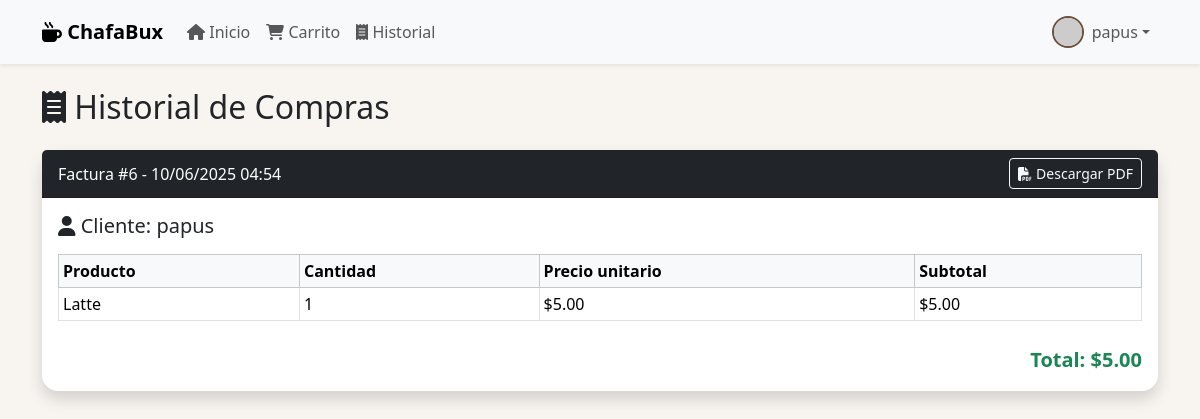
Page /historial/ (signed in) on the committed database.
### startbucks/models.py (models this page shows, shortened)
class Compra(models.Model):
    usuario = models.ForeignKey(User, on_delete=models.CASCADE)
    fecha = models.DateTimeField(auto_now_add=True)

class Producto(models.Model):
    nombre = models.CharField(max_length=255)
    descripcion = models.TextField(blank=True)
    precio = models.DecimalField(max_digits=10, decimal_places=2)
    cantidad = models.PositiveIntegerField()
    imagen = models.URLField()

class ItemCompra(models.Model):
    compra = models.ForeignKey(Compra, on_delete=models.CASCADE)
    producto = models.ForeignKey(Producto, on_delete=models.SET_NULL, null=True)
    cantidad = models.PositiveIntegerField()
    precio_unitario = models.DecimalField(max_digits=10, decimal_places=2)

### startbucks/views.py (the view)
# urls.py: path('historial/', views.historial_compras, name='historial'),
@login_required
def historial_compras(request):
    compras = Compra.objects.filter(usuario=request.user).order_by('-fecha')
    compras_con_total = []
    for compra in compras:
        items = []
        total = 0
        for item in compra.itemcompra_set.all():
            subtotal = item.cantidad * item.precio_unitario
            items.append({
                'nombre': item.producto.nombre,
                'cantidad': item.cantidad,
                'precio_unitario': item.precio_unitario,
                'subtotal': subtotal,
            })
            total += subtotal
        compras_con_total.append({'compra': compra, 'items': items, 'total': total})
    return render(request, 'historial.html', {'compras_con_total': compras_con_total})

### startbucks/templates/historial.html
{% extends 'base.html' %}
{% block content %}
<h2 class="mb-4"><i class="fa-solid fa-receipt"></i> Historial de Compras</h2>
{% for c in compras_con_total %}
  <div class="card mb-4 shadow">
    <div class="card-header bg-dark text-white d-flex justify-content-between align-items-center">
      <span>Factura #{{ c.compra.id }} - {{ c.compra.fecha|date:"d/m/Y H:i" }}</span>
      <a href="{% url 'factura_pdf' c.compra.id %}" class="btn btn-sm btn-outline-light" target="_blank">
        <i class="fa-solid fa-file-pdf"></i> Descargar PDF
      </a>
    </div>
    <div class="card-body">
      <h5 class="card-title mb-3"><i class="fa-solid fa-user"></i> Cliente: {{ c.compra.usuario.username }}</h5>
      <div class="table-responsive">
        <table class="table table-sm table-bordered align-middle">
          <thead class="table-light">
            <tr>
              <th>Producto</th>
              <th>Cantidad</th>
              <th>Precio unitario</th>
              <th>Subtotal</th>
            </tr>
          </thead>
          <tbody>
            {% for item in c.items %}
            <tr>
              <td>{{ item.nombre }}</td>
              <td>{{ item.cantidad }}</td>
              <td>${{ item.precio_unitario|floatformat:2 }}</td>
              <td>${{ item.subtotal|floatformat:2 }}</td>
            </tr>
            {% endfor %}
          </tbody>
        </table>
      </div>
      <div class="text-end mt-2">
        <span class="fw-bold fs-5 text-success">Total: ${{ c.total|floatformat:2 }}</span>
      </div>
    </div>
  </div>
{% empty %}
  <div class="alert alert-info text-center mt-4">
    <i class="fa-solid fa-circle-info"></i> No tienes compras registradas.
  </div>
{% endfor %}
{% endblock %}

### startbucks/templates/base.html (shortened to what this page needs)
<!doctype html>
<html lang="es">
  <head>
    <link href="https://cdn.jsdelivr.net/npm/bootstrap@5.3.2/dist/css/bootstrap.min.css" rel="stylesheet">
    <link rel="stylesheet" href="https://cdnjs.cloudflare.com/ajax/libs/font-awesome/6.4.0/css/all.min.css">
  </head>
  <body>
    <nav class="navbar navbar-expand-lg navbar-light bg-light shadow-sm">
      <div class="container">
        <a class="navbar-brand" href="{% url 'inicio' %}"><i class="fa-solid fa-mug-hot"></i> ChafaBux</a>
        <div class="collapse navbar-collapse" id="navbarContenido">
          <ul class="navbar-nav me-auto mb-2 mb-lg-0">
            <li class="nav-item">
              <a class="nav-link {% if request.path == '/' %}active{% endif %}" href="{% url 'inicio' %}"><i class="fa-solid fa-house"></i> Inicio</a>
            </li>
            <li class="nav-item">
              <a class="nav-link" href="{% url 'ver_carrito' %}"><i class="fa-solid fa-cart-shopping"></i> Carrito</a>
            </li>
            {% if user.is_authenticated %}
              <li class="nav-item">
                <a class="nav-link" href="{% url 'historial' %}"><i class="fa-solid fa-receipt"></i> Historial</a>
              </li>
            {% endif %}
          </ul>
          <ul class="navbar-nav ms-auto mb-2 mb-lg-0">
            {% if user.is_authenticated %}
              <li class="nav-item dropdown">
                <a class="nav-link dropdown-toggle d-flex align-items-center" href="#" id="navbarDropdown" role="button" data-bs-toggle="dropdown" aria-expanded="false">
                  {% if user.perfil.foto %}
                    <img src="{{ user.perfil.foto.url }}" class="profile-pic" alt="Foto de perfil">
                  {% else %}
                    <img src="https://ui-avatars.com/api/?name={{ user.username }}" class="profile-pic" alt="Sin foto">
                  {% endif %}
                  {{ user.username }}
                </a>
              </li>
            {% endif %}
          </ul>
        </div>
      </div>
    </nav>
    <div class="container mt-4">
      {% block content %}
      {% endblock %}
    </div>
  </body>
</html>

### startbucks/templates/base.html (style rules this page uses)
body { background-color: #f8f4f0; }
.navbar-brand { font-family: 'Segoe UI', Tahoma, Geneva, Verdana, sans-serif; font-weight: bold; }
.card { border: none; border-radius: 1rem; box-shadow: 0 4px 8px rgba(0,0,0,0.1); }
.profile-pic { width: 32px; height: 32px; object-fit: cover; border-radius: 50%; border: 2px solid #6f4e37; margin-right: 8px; }

### rows in the picture
Compra: compra.id "6", compra.fecha "10/06/2025 04:54", compra.usuario.username "papus", cantidad "1", subtotal "5.00", total "5.00"
Producto: nombre "Latte"
ItemCompra: precio_unitario "5.00"

### other values in the picture
{{ user.username }} "papus"
